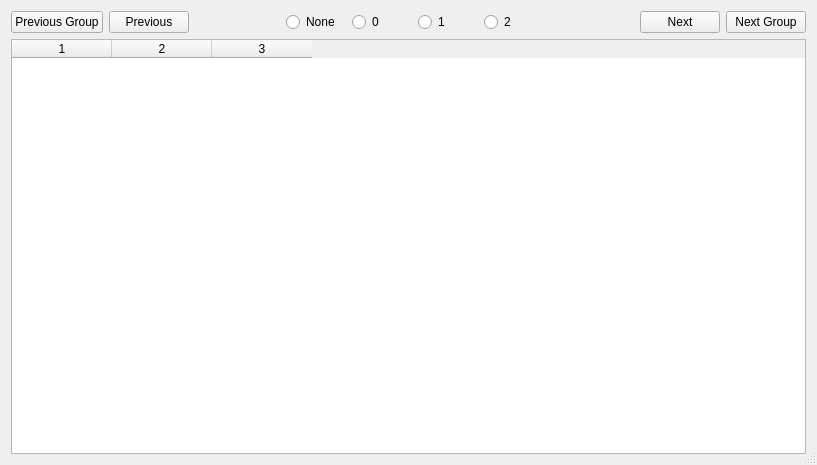
<?xml version="1.0" encoding="UTF-8"?>
<ui version="4.0">
 <class>ManualScoringWidget</class>
 <widget class="QDialog" name="ManualScoringWidget">
  <property name="geometry">
   <rect>
    <x>0</x>
    <y>0</y>
    <width>817</width>
    <height>465</height>
   </rect>
  </property>
  <property name="windowTitle">
   <string>Manual Image Scorer</string>
  </property>
  <property name="sizeGripEnabled">
   <bool>true</bool>
  </property>
  <layout class="QVBoxLayout" name="verticalLayout">
   <item>
    <layout class="QHBoxLayout" name="buttonBarLayout">
     <item>
      <widget class="QPushButton" name="prevGroupButton">
       <property name="text">
        <string>Previous Group</string>
       </property>
       <property name="autoDefault">
        <bool>false</bool>
       </property>
      </widget>
     </item>
     <item>
      <widget class="QPushButton" name="prevButton">
       <property name="text">
        <string>Previous</string>
       </property>
       <property name="autoDefault">
        <bool>false</bool>
       </property>
      </widget>
     </item>
     <item>
      <spacer name="horizontalSpacer">
       <property name="orientation">
        <enum>Qt::Horizontal</enum>
       </property>
       <property name="sizeHint" stdset="0">
        <size>
         <width>40</width>
         <height>20</height>
        </size>
       </property>
      </spacer>
     </item>
     <item>
      <widget class="QRadioButton" name="radioNone">
       <property name="sizePolicy">
        <sizepolicy hsizetype="Maximum" vsizetype="Fixed">
         <horstretch>0</horstretch>
         <verstretch>0</verstretch>
        </sizepolicy>
       </property>
       <property name="minimumSize">
        <size>
         <width>60</width>
         <height>0</height>
        </size>
       </property>
       <property name="text">
        <string>None</string>
       </property>
      </widget>
     </item>
     <item>
      <widget class="QRadioButton" name="radio0">
       <property name="sizePolicy">
        <sizepolicy hsizetype="Maximum" vsizetype="Fixed">
         <horstretch>0</horstretch>
         <verstretch>0</verstretch>
        </sizepolicy>
       </property>
       <property name="minimumSize">
        <size>
         <width>60</width>
         <height>0</height>
        </size>
       </property>
       <property name="text">
        <string>0</string>
       </property>
      </widget>
     </item>
     <item>
      <widget class="QRadioButton" name="radio1">
       <property name="sizePolicy">
        <sizepolicy hsizetype="Maximum" vsizetype="Fixed">
         <horstretch>0</horstretch>
         <verstretch>0</verstretch>
        </sizepolicy>
       </property>
       <property name="minimumSize">
        <size>
         <width>60</width>
         <height>0</height>
        </size>
       </property>
       <property name="text">
        <string>1</string>
       </property>
      </widget>
     </item>
     <item>
      <widget class="QRadioButton" name="radio2">
       <property name="sizePolicy">
        <sizepolicy hsizetype="Maximum" vsizetype="Fixed">
         <horstretch>0</horstretch>
         <verstretch>0</verstretch>
        </sizepolicy>
       </property>
       <property name="minimumSize">
        <size>
         <width>60</width>
         <height>0</height>
        </size>
       </property>
       <property name="text">
        <string>2</string>
       </property>
      </widget>
     </item>
     <item>
      <spacer name="horizontalSpacer_2">
       <property name="orientation">
        <enum>Qt::Horizontal</enum>
       </property>
       <property name="sizeHint" stdset="0">
        <size>
         <width>40</width>
         <height>20</height>
        </size>
       </property>
      </spacer>
     </item>
     <item>
      <widget class="QPushButton" name="nextButton">
       <property name="text">
        <string>Next</string>
       </property>
       <property name="autoDefault">
        <bool>false</bool>
       </property>
      </widget>
     </item>
     <item>
      <widget class="QPushButton" name="nextGroupButton">
       <property name="text">
        <string>Next Group</string>
       </property>
       <property name="autoDefault">
        <bool>false</bool>
       </property>
      </widget>
     </item>
    </layout>
   </item>
   <item>
    <widget class="QTableWidget" name="tableWidget">
     <property name="editTriggers">
      <set>QAbstractItemView::NoEditTriggers</set>
     </property>
     <property name="selectionMode">
      <enum>QAbstractItemView::SingleSelection</enum>
     </property>
     <property name="selectionBehavior">
      <enum>QAbstractItemView::SelectRows</enum>
     </property>
     <property name="sortingEnabled">
      <bool>true</bool>
     </property>
     <property name="columnCount">
      <number>3</number>
     </property>
     <attribute name="verticalHeaderVisible">
      <bool>true</bool>
     </attribute>
     <column/>
     <column/>
     <column/>
    </widget>
   </item>
  </layout>
  <action name="actionBackspace">
   <property name="text">
    <string>Clear Image Score</string>
   </property>
   <property name="toolTip">
    <string>Clear image score</string>
   </property>
   <property name="shortcut">
    <string>Backspace</string>
   </property>
   <property name="shortcutContext">
    <enum>Qt::WidgetWithChildrenShortcut</enum>
   </property>
   <property name="menuRole">
    <enum>QAction::ApplicationSpecificRole</enum>
   </property>
  </action>
  <action name="action0">
   <property name="text">
    <string>Set Image Score to 0</string>
   </property>
   <property name="toolTip">
    <string>Set image score to 0</string>
   </property>
   <property name="shortcut">
    <string>0</string>
   </property>
   <property name="shortcutContext">
    <enum>Qt::WidgetWithChildrenShortcut</enum>
   </property>
   <property name="menuRole">
    <enum>QAction::ApplicationSpecificRole</enum>
   </property>
  </action>
  <action name="action1">
   <property name="text">
    <string>Set Image Score to 1</string>
   </property>
   <property name="toolTip">
    <string>Set image score to 1</string>
   </property>
   <property name="shortcut">
    <string>1</string>
   </property>
   <property name="shortcutContext">
    <enum>Qt::WidgetWithChildrenShortcut</enum>
   </property>
   <property name="menuRole">
    <enum>QAction::ApplicationSpecificRole</enum>
   </property>
  </action>
  <action name="action2">
   <property name="text">
    <string>Set Image Score to 2</string>
   </property>
   <property name="toolTip">
    <string>Set image score to 2</string>
   </property>
   <property name="shortcut">
    <string>2</string>
   </property>
   <property name="shortcutContext">
    <enum>Qt::WidgetWithChildrenShortcut</enum>
   </property>
   <property name="menuRole">
    <enum>QAction::ApplicationSpecificRole</enum>
   </property>
  </action>
  <action name="actionLeft">
   <property name="text">
    <string>Show Previous Image</string>
   </property>
   <property name="toolTip">
    <string>Show previous image</string>
   </property>
   <property name="shortcut">
    <string>Left</string>
   </property>
   <property name="shortcutContext">
    <enum>Qt::WidgetWithChildrenShortcut</enum>
   </property>
   <property name="menuRole">
    <enum>QAction::ApplicationSpecificRole</enum>
   </property>
  </action>
  <action name="actionRight">
   <property name="text">
    <string>Show Next Image</string>
   </property>
   <property name="toolTip">
    <string>Show next image</string>
   </property>
   <property name="shortcut">
    <string>Right</string>
   </property>
   <property name="shortcutContext">
    <enum>Qt::WidgetWithChildrenShortcut</enum>
   </property>
   <property name="menuRole">
    <enum>QAction::ApplicationSpecificRole</enum>
   </property>
  </action>
  <action name="actionDown">
   <property name="text">
    <string>Go To Next Group</string>
   </property>
   <property name="toolTip">
    <string>Go to next group</string>
   </property>
   <property name="shortcut">
    <string>Down</string>
   </property>
   <property name="shortcutContext">
    <enum>Qt::WidgetWithChildrenShortcut</enum>
   </property>
   <property name="menuRole">
    <enum>QAction::ApplicationSpecificRole</enum>
   </property>
  </action>
  <action name="actionUp">
   <property name="text">
    <string>Go To Previous Group</string>
   </property>
   <property name="toolTip">
    <string>Go to previous group</string>
   </property>
   <property name="shortcut">
    <string>Up</string>
   </property>
   <property name="shortcutContext">
    <enum>Qt::WidgetWithChildrenShortcut</enum>
   </property>
   <property name="menuRole">
    <enum>QAction::ApplicationSpecificRole</enum>
   </property>
  </action>
 </widget>
 <tabstops>
  <tabstop>prevButton</tabstop>
  <tabstop>radioNone</tabstop>
  <tabstop>radio0</tabstop>
  <tabstop>radio1</tabstop>
  <tabstop>radio2</tabstop>
  <tabstop>nextButton</tabstop>
 </tabstops>
 <resources/>
 <connections/>
</ui>
